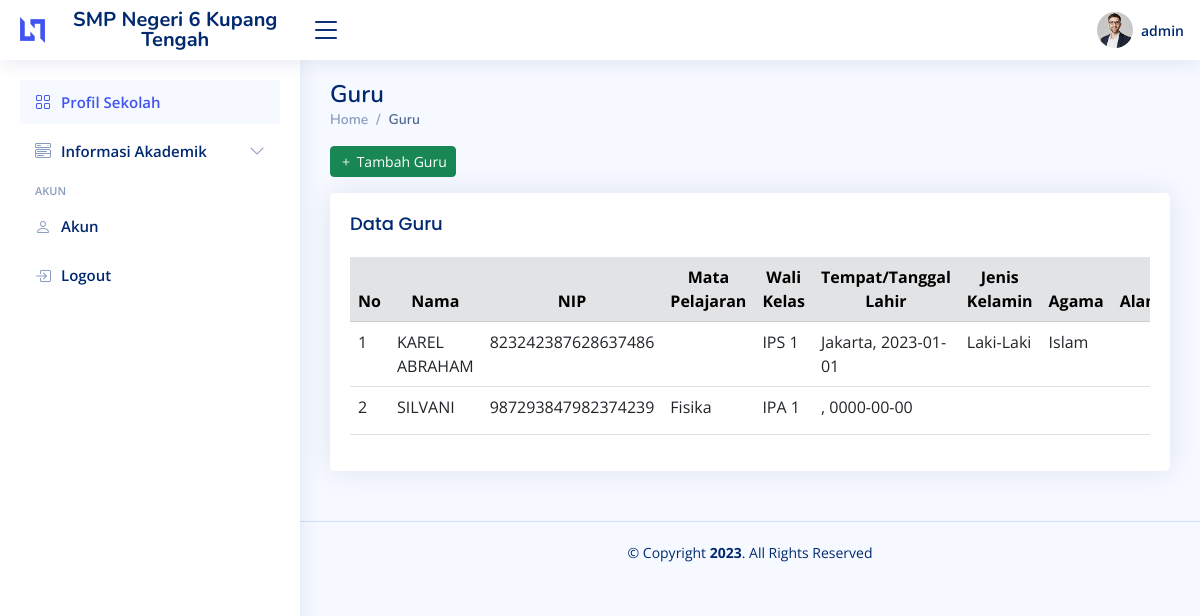
Screenshot of /guru.php (signed in) with the database file from the repository.
### tables this page shows
CREATE TABLE `user` (
  `id` int(11) NOT NULL,
  `nama` varchar(100) NOT NULL,
  `username` varchar(100) NOT NULL,
  `password` varchar(100) NOT NULL,
  `isAdmin` tinyint(1) NOT NULL DEFAULT 0,
  `role` enum('Guru','Kepsek','Admin','Siswa') NOT NULL,
  `id_guru` int(11) NOT NULL,
  `id_siswa` int(11) NOT NULL
);

CREATE TABLE `guru` (
  `id_guru` int(11) NOT NULL,
  `nama_guru` varchar(250) NOT NULL,
  `tempat_lahir` varchar(250) NOT NULL,
  `tanggal_lahir` date NOT NULL DEFAULT current_timestamp(),
  `jenis_kelamin` enum('Laki-Laki','Perempuan') NOT NULL,
  `agama` enum('Kristen','Katolik','Islam','Hindu','Budha') NOT NULL,
  `jabatan` varchar(100) NOT NULL,
  `alamat` varchar(250) NOT NULL,
  `no_telp` varchar(20) NOT NULL,
  `id_mapel` int(11) NOT NULL,
  `id_kelas` int(11) NOT NULL,
  `nip` bigint(18) NOT NULL
);

CREATE TABLE `kelas` (
  `id` int(11) NOT NULL,
  `kelas` varchar(30) NOT NULL,
  `thn_semester` varchar(20) NOT NULL
);

CREATE TABLE `mapel` (
  `id_mapel` int(11) NOT NULL,
  `nama_mapel` varchar(100) NOT NULL
);

### guru.php (the view, shortened to what this page needs)
<?php require './partial/header.php'?>
<?php
  $conn = OpenCon();
  $sql = "SELECT * FROM guru LEFT JOIN mapel ON mapel.id_mapel = guru.id_mapel LEFT JOIN kelas ON kelas.id = guru.id_kelas";
  $result = $conn->query($sql);
  $data = array();
  while ($row = $result->fetch_assoc()) {
      $data[] = $row;
  }
?>
  <main id="main" class="main">
    <div class="pagetitle">
      <h1>Guru</h1>
      <nav>
        <ol class="breadcrumb">
          <li class="breadcrumb-item"><a href="profil-sekolah.php">Home</a></li>
          <li class="breadcrumb-item active">Guru</li>
        </ol>
      </nav>
    </div>
    <section class="section dashboard">
      <div class="row">
        <div class="col-lg-12">
          <div class="d-flex justify-content-between mb-3">
            <div>
              <button type="button" class="btn btn-success btn-sm" data-bs-toggle="modal" data-bs-target="#tambahGuru">
                <i class="bi bi-plus"></i>
                Tambah Guru
              </button>
            </div>
          </div>
          <div class="card">
            <div class="card-body">
              <h5 class="card-title">Data Guru</h5>
              <div class="table-responsive">
                <table class="table datatable" id="datatable">
                  <thead>
                    <tr class="table-secondary">
                      <th scope="col" class="text-center">No</th>
                      <th scope="col" class="text-center">Nama</th>
                      <th scope="col" class="text-center">NIP</th>
                      <th scope="col" class="text-center">Mata Pelajaran</th>
                      <th scope="col" class="text-center">Wali Kelas</th>
                      <th scope="col" class="text-center">Tempat/Tanggal Lahir</th>
                      <th scope="col" class="text-center">Jenis Kelamin</th>
                      <th scope="col" class="text-center">Agama</th>
                      <th scope="col" class="text-center">Alamat</th>
                    </tr>
                  </thead>
                  <tbody>
                    <?php foreach($data as $key=>$row):?>
                      <tr>
                        <td><?= $key + 1?></td>
                        <td><?= strtoupper($row['nama_guru'])?></td>
                        <td><?= $row['nip']?></td>
                        <td><?= $row['nama_mapel']?></td>
                        <td><?= $row['kelas']?></td>
                        <td><?= $row['tempat_lahir'].', ' . $row['tanggal_lahir']?></td>
                        <td><?= $row['jenis_kelamin']?></td>
                        <td><?= $row['agama']?></td>
                        <td><?= $row['alamat']?></td>
                      </tr>
                    <?php endforeach?>
                  </tbody>
                </table>
              </div>
            </div>
          </div>
        </div>
      </div>
    </section>
  </main>
<?php require './partial/footer.php'?>

### partial/header.php (shortened to what this page needs)
<?php
  $conn = OpenCon();
  if(isset($_SESSION['user-id'])){
    $id = $_SESSION['user-id'];
    $query = "SELECT * FROM user WHERE id='$id'";
    $result = $conn->query($query);
    $user = mysqli_fetch_assoc($result);
  }else{
    header('Location: login.php');
    exit;
  }
?>
<!DOCTYPE html>
<html lang="en">
<head>
  <link href="assets/vendor/bootstrap/css/bootstrap.min.css" rel="stylesheet">
  <link href="assets/vendor/bootstrap-icons/bootstrap-icons.css" rel="stylesheet">
  <link href="assets/vendor/datatables/datatables.css" rel="stylesheet">
  <link href="assets/css/style.css" rel="stylesheet">
</head>
<body>
  <header id="header" class="header fixed-top d-flex align-items-center">
    <div class="d-flex align-items-center justify-content-between">
      <a href="profil-sekolah.php" class="logo d-flex align-items-center">
        <img src="assets/img/logo.png" alt="">
        <span class="d-none d-lg-block text-sm-center">SMP Negeri 6 Kupang Tengah</span>
      </a>
      <i class="bi bi-list toggle-sidebar-btn"></i>
    </div>
    <nav class="header-nav ms-auto">
      <ul class="d-flex align-items-center">
        <li class="nav-item dropdown pe-3">
          <a class="nav-link nav-profile d-flex align-items-center pe-0" href="#" data-bs-toggle="dropdown">
            <img src="assets/img/profile-img.jpg" alt="Profile" class="rounded-circle">
            <span class="d-none d-md-block ps-2"><?=$user['username']?></span>
          </a>
        </li>
      </ul>
    </nav>
  </header>
  <aside id="sidebar" class="sidebar">
    <ul class="sidebar-nav" id="sidebar-nav">
      <li class="nav-item">
        <a class="nav-link " href="profil-sekolah.php">
          <i class="bi bi-grid"></i>
          <span>Profil Sekolah</span>
        </a>
      </li>
      <li class="nav-item">
        <a class="nav-link collapsed" data-bs-target="#components-nav" data-bs-toggle="collapse" href="#">
          <i class="bi bi-menu-button-wide"></i><span>Informasi Akademik</span><i class="bi bi-chevron-down ms-auto"></i>
        </a>
      </li>
      <li class="nav-heading">Akun</li>
      <li class="nav-item">
        <a class="nav-link collapsed" href="akun.php">
          <i class="bi bi-person"></i>
          <span>Akun</span>
        </a>
      </li>
      <li class="nav-item">
        <a class="nav-link collapsed" href="controllers/logout.php">
          <i class="bi bi-box-arrow-in-right"></i>
          <span>Logout</span>
        </a>
      </li>
    </ul>
  </aside>

### partial/footer.php (shortened to what this page needs)
<footer id="footer" class="footer">
    <div class="copyright">
      &copy; Copyright <strong><span>2023</span></strong>. All Rights Reserved
    </div>
    <div class="credits">
    </div>
  </footer>
</body>
</html>

### assets/css/style.css (style rules this page uses)
:root { scroll-behavior: smooth; }
body { font-family: "Open Sans", sans-serif; background: #f6f9ff; color: #444444; }
a { color: #4154f1; text-decoration: none; }
h1, h2, h3, h4, h5, h6 { font-family: "Nunito", sans-serif; }
#main { margin-top: 60px; padding: 20px 30px; transition: all 0.3s; }
.pagetitle { margin-bottom: 10px; }
.pagetitle h1 { font-size: 24px; margin-bottom: 0; font-weight: 600; color: #012970; }
.card { margin-bottom: 30px; border: none; border-radius: 5px; box-shadow: 0px 0 30px rgba(1, 41, 112, 0.1); }
.card-title { padding: 20px 0 15px 0; font-size: 18px; font-weight: 500; color: #012970; font-family: "Poppins", sans-serif; }
.card-body { padding: 0 20px 20px 20px; }
.breadcrumb { font-size: 14px; font-family: "Nunito", sans-serif; color: #899bbd; font-weight: 600; }
.breadcrumb a { color: #899bbd; transition: 0.3s; }
.breadcrumb .breadcrumb-item::before { color: #899bbd; }
.breadcrumb .active { color: #51678f; font-weight: 600; }
.logo { line-height: 1; }
@media (min-width: 1200px) { .logo { width: 280px; } }
.logo img { max-height: 26px; margin-right: 6px; }
.logo span { font-size: 20px; font-weight: 700; color: #012970; font-family: "Nunito", sans-serif; }
.header { transition: all 0.5s; z-index: 997; height: 60px; box-shadow: 0px 2px 20px rgba(1, 41, 112, 0.1); background-color: #fff; padding-left: 20px; }
.header .toggle-sidebar-btn { font-size: 32px; padding-left: 10px; cursor: pointer; color: #012970; }
.header-nav ul { list-style: none; }
.header-nav>ul { margin: 0; padding: 0; }
.header-nav .nav-profile { color: #012970; }
.header-nav .nav-profile img { max-height: 36px; }
.header-nav .nav-profile span { font-size: 14px; font-weight: 600; }
.sidebar { position: fixed; top: 60px; left: 0; bottom: 0; width: 300px; z-index: 996; transition: all 0.3s; padding: 20px; overflow-y: auto; scrollbar-width: thin; scrollbar-color: #aab7cf transparent; box-shadow: 0px 0px 20px rgba(1, 41, 112, 0.1); background-color: #fff; }
@media (min-width: 1200px) { #main, #footer { margin-left: 300px; } }
.sidebar-nav { padding: 0; margin: 0; list-style: none; }
.sidebar-nav li { padding: 0; margin: 0; list-style: none; }
.sidebar-nav .nav-item { margin-bottom: 5px; }
.sidebar-nav .nav-heading { font-size: 11px; text-transform: uppercase; color: #899bbd; font-weight: 600; margin: 10px 0 5px 15px; }
.sidebar-nav .nav-link { display: flex; align-items: center; font-size: 15px; font-weight: 600; color: #4154f1; transition: 0.3; background: #f6f9ff; padding: 10px 15px; border-radius: 4px; }
.sidebar-nav .nav-link i { font-size: 16px; margin-right: 10px; color: #4154f1; }
.sidebar-nav .nav-link.collapsed { color: #012970; background: #fff; }
.sidebar-nav .nav-link.collapsed i { color: #899bbd; }
.sidebar-nav .nav-link .bi-chevron-down { margin-right: 0; transition: transform 0.2s ease-in-out; }
.footer { padding: 20px 0; font-size: 14px; transition: all 0.3s; border-top: 1px solid #cddfff; }
.footer .copyright { text-align: center; color: #012970; }
.footer .credits { padding-top: 5px; text-align: center; font-size: 13px; color: #012970; }

### rows the page displays
user: username "admin"
guru: nama_guru "KAREL ABRAHAM", nip "823242387628637486", id_kelas.kelas "IPS 1", tempat_lahir "Jakarta", tanggal_lahir "2023-01-01", jenis_kelamin "Laki-Laki", agama "Islam"
guru: nama_guru "SILVANI", nip "987293847982374239", id_mapel.nama_mapel "Fisika", id_kelas.kelas "IPA 1", tanggal_lahir "0000-00-00"
